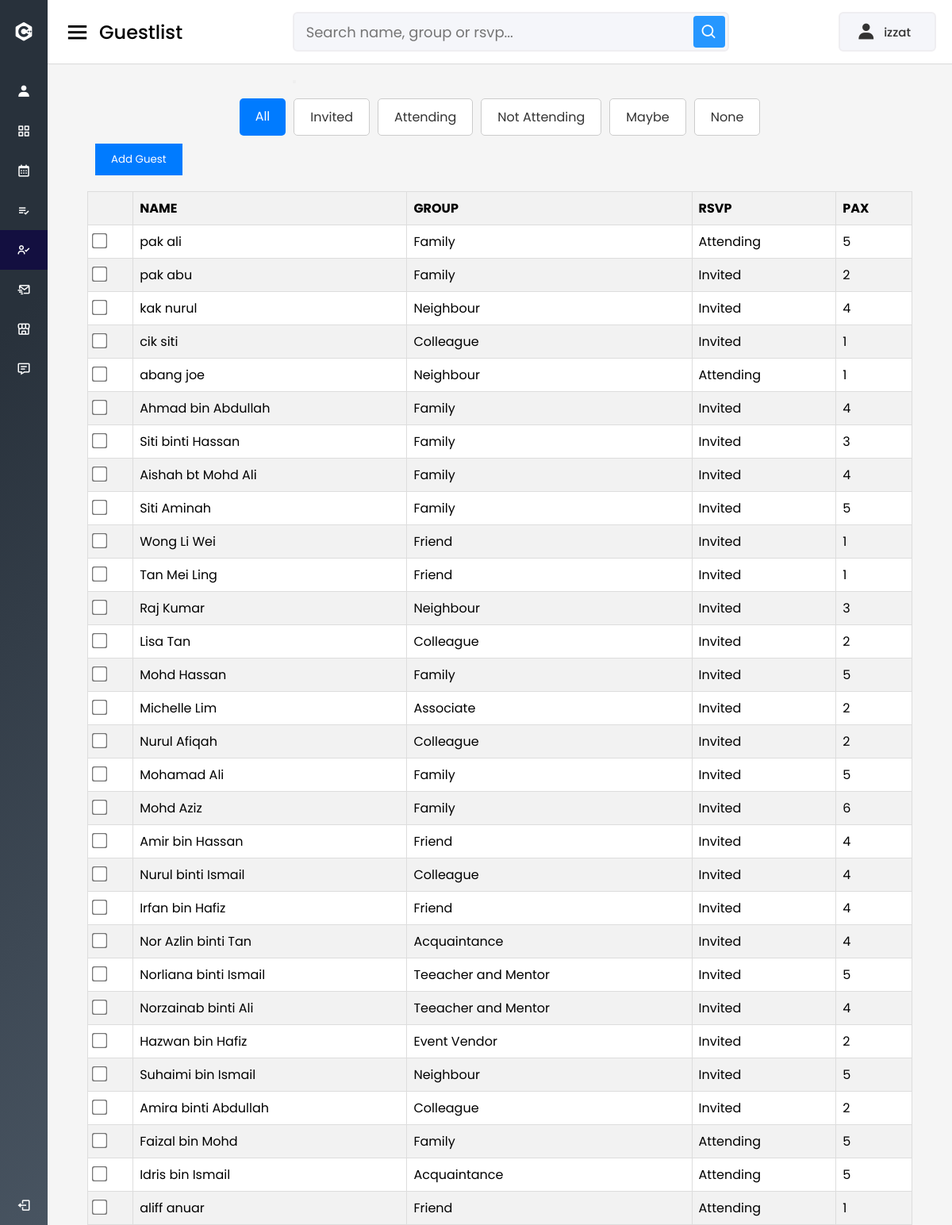
/user/guestlist.php (signed in), run on the app's committed database.
### tables this page shows
CREATE TABLE `guest` (
  `guest_id` int(11) NOT NULL,
  `guest_name` varchar(50) NOT NULL,
  `guest_phone` varchar(50) NOT NULL,
  `guest_email` varchar(50) NOT NULL,
  `guest_address` varchar(100) NOT NULL,
  `guest_group` varchar(50) NOT NULL,
  `guest_status` varchar(50) NOT NULL,
  `guest_pax` int(50) NOT NULL,
  `notes` varchar(255) NOT NULL,
  `username` varchar(50) NOT NULL
);

### user/guestlist.php (the view, shortened to what this page needs)
<?php
include('../connection/dbconn.php');
$username = $_SESSION['username'];
$filter = isset($_GET['filter']) ? $_GET['filter'] : 'all';
$filterConditions = [
  'all' => "",
  'invited' => "AND guest_status = 'Invited'",
  'attending' => "AND guest_status = 'Attending'",
  'not_attending' => "AND guest_status = 'Not Attending'",
  'maybe' => "AND guest_status = 'Maybe'",
  'none' => "AND guest_status = 'None'",
];
$query = "SELECT * FROM guest WHERE username = '$username' " . $filterConditions[$filter];
$result = mysqli_query($dbconn, $query);
?>
<!DOCTYPE html>
<html lang="en" dir="ltr">
<head>
  <link rel="stylesheet" href="style3.css">
  <link href='https://unpkg.com/boxicons@2.0.7/css/boxicons.min.css' rel='stylesheet'>
</head>
<body>
  <div class="sidebar">
    <div class="logo-details">
      <i class='bx bxl-c-plus-plus'></i>
      <span class="logo_name">Wed Gala</span>
    </div>
    <ul class="nav-links">
      <li>
        <a href="userprofile.php">
          <i class='bx bxs-user' ></i>
          <span class="links_name"><?php echo $_SESSION['username']; ?></span>
        </a>
      </li>
      <li>
        <a href="user.php">
          <i class='bx bx-grid-alt' ></i>
          <span class="links_name">Dashboard</span>
        </a>
      </li>
      <li>
        <a href="itinerary.php">
          <i class='bx bx-calendar' ></i>
          <span class="links_name">Itinerary</span>
        </a>
      </li>
      <li>
        <a href="checklist.php?status=all">
          <i class='bx bx-list-check' class="active"></i>
          <span class="links_name">Checklist</span>
        </a>
      </li>
      <li>
        <a href="guestlist.php" class="active">
          <i class='bx bx-user-check' ></i>
          <span class="links_name">Guestlist</span>
        </a>
      </li>
      <li>
        <a href="invitation.php">
          <i class='bx bx-mail-send' ></i>
          <span class="links_name">Digital Invite</span>
        </a>
      </li>
      <li>
        <a href="vendor.php">
          <i class='bx bx-store-alt' ></i>
          <span class="links_name">Vendor</span>
        </a>
      </li>
      <li>
        <a href="feedback.php" >
          <i class='bx bx-message-detail' ></i>
          <span class="links_name">Feedback</span>
        </a>
      </li>
      <li class="log_out">
        <a href="../registration/logout.php">
          <i class='bx bx-log-out'></i>
          <span class="links_name">Log out</span>
        </a>
      </li>
    </ul>
  </div>
  <section class="home-section">
    <nav>
      <div class="sidebar-button">
        <i class='bx bx-menu sidebarBtn'></i>
        <span class="dashboard">Guestlist</span>
      </div>
      <div class="search-box">
        <input type="text" placeholder="Search name, group or rsvp..." id="guest-search">
        <button onclick="searchGuests()"><i class='bx bx-search'></i></button>
      </div>
      <div class="profile-details">
        <i class='bx bxs-user'></i>
        <span class="admin_name">
          <?php echo $_SESSION['username']; ?>
        </span>
      </div>
    </nav>
    <section class="guestlist-section">
      <div class="filter-menu">
        <a href="guestlist.php?filter=all" <?php if ($filter === 'all') echo 'class="active"'; ?>>All</a>
        <a href="guestlist.php?filter=invited" <?php if ($filter === 'invited') echo 'class="active"'; ?>>Invited</a>
        <a href="guestlist.php?filter=attending" <?php if ($filter === 'attending') echo 'class="active"'; ?>>Attending</a>
        <a href="guestlist.php?filter=not_attending" <?php if ($filter === 'not_attending') echo 'class="active"'; ?>>Not Attending</a>
        <a href="guestlist.php?filter=maybe" <?php if ($filter === 'maybe') echo 'class="active"'; ?>>Maybe</a>
        <a href="guestlist.php?filter=none" <?php if ($filter === 'none') echo 'class="active"'; ?>>None</a>
      </div>
      <button class="btn4" id="addGuestButton">Add Guest</button>
      <form id="guest-form" action="db_update_delete_guest.php" method="post">
        <table class="guest-table" onclick="openEditModal()">
          <thead>
            <tr>
              <th></th>
              <th>NAME</th>
              <th>GROUP</th>
              <th>RSVP</th>
              <th>PAX</th>
            </tr>
          </thead>
          <tbody>
            <?php
            if (mysqli_num_rows($result) > 0) {
              while ($row = mysqli_fetch_assoc($result)) {
                $guestId = $row['guest_id'];
                $guestname = $row['guest_name'];
                $guestphone = $row['guest_phone'];
                $guestemail = $row['guest_email'];
                $guestaddress = $row['guest_address'];
                $guestgroup = $row['guest_group'];
                $gueststatus = $row['guest_status'];
                $guestpax = $row['guest_pax'];
                $guestnotes = $row['notes'];
                ?>
                <tr data-guest-id="<?php echo $guestId; ?>"
                  data-guest-name="<?php echo $guestname; ?>"
                  data-guest-phone="<?php echo $guestphone; ?>"
                  data-guest-email="<?php echo $guestemail; ?>"
                  data-guest-address="<?php echo $guestaddress; ?>"
                  data-guest-group="<?php echo $guestgroup; ?>"
                  data-guest-status="<?php echo $gueststatus; ?>"
                  data-guest-pax="<?php echo $guestpax; ?>"
                  data-guest-notes="<?php echo $guestnotes; ?>">
                  <td><input type='checkbox' class='guest-checkbox' name='guest_checkbox[]' value="<?php echo $guestId; ?>"></td>
                  <td><?php echo $guestname; ?></td>
                  <td><?php echo $guestgroup; ?></td>
                  <td><?php echo $gueststatus; ?></td>
                  <td><?php echo $guestpax; ?></td>
                </tr>
                <?php
              }
            } else {
              echo "<tr><td colspan='5'>No guest found.</td></tr>";
            }
            ?>
          </tbody>
        </table>
      </form>
    </section>
  </section>
</body>
</html>

### user/style3.css (style rules this page uses)
:root { --pink:#EE0548; --black:#130f40; }
* { margin: 0; padding: 0; box-sizing: border-box; font-family: 'Poppins', sans-serif; }
.sidebar { position: fixed; height: 100%; width: 240px; transition: all 0.5s ease; background-color: #485461; background-image: linear-gradient(315deg, #485461 0%, #28313b 74%); }
.sidebar .logo-details { height: 80px; display: flex; align-items: center; }
.sidebar .logo-details i { font-size: 28px; font-weight: 500; color: #fff; min-width: 60px; text-align: center }
.sidebar .logo-details .logo_name { color: #fff; font-size: 24px; font-weight: 500; }
.sidebar .nav-links { margin-top: 10px; }
.sidebar .nav-links li { position: relative; list-style: none; height: 50px; }
.sidebar .nav-links li a { height: 100%; width: 100%; display: flex; align-items: center; text-decoration: none; transition: all 0.4s ease; }
.sidebar .nav-links li a.active { background: var(--black); }
.sidebar .nav-links li i { min-width: 60px; text-align: center; font-size: 18px; color: #fff; }
.sidebar .nav-links li a .links_name { color: #fff; font-size: 15px; font-weight: 400; white-space: nowrap; }
.sidebar .nav-links .log_out { position: absolute; bottom: 0; width: 100%; }
.home-section { position: relative; background: #f5f5f5; min-height: 100vh; width: calc(100% - 240px); left: 240px; transition: all 0.5s ease; }
.home-section nav { display: flex; justify-content: space-between; height: 80px; background: #fff; display: flex; align-items: center; position: fixed; width: calc(100% - 240px); left: 240px; z-index: 100; padding: 0 20px; box-shadow: 0 1px 1px rgba(0, 0, 0, 0.1); transition: all 0.5s ease; }
.home-section nav .sidebar-button { display: flex; align-items: center; font-size: 24px; font-weight: 500; }
nav .sidebar-button i { font-size: 35px; margin-right: 10px; }
.home-section nav .search-box { position: relative; height: 50px; max-width: 550px; width: 100%; margin: 0 20px; }
nav .search-box input { height: 100%; width: 100%; outline: none; background: #F5F6FA; border: 2px solid #EFEEF1; border-radius: 6px; font-size: 18px; padding: 0 15px; }
nav .search-box .bx-search { position: absolute; height: 40px; width: 40px; background: #2697FF; right: 5px; top: 50%; transform: translateY(-50%); border-radius: 4px; line-height: 40px; text-align: center; color: #fff; font-size: 22px; transition: all 0.4 ease; }
.home-section nav .profile-details { display: flex; align-items: center; background: #F5F6FA; border: 2px solid #EFEEF1; border-radius: 6px; height: 50px; padding: 0 20px 0 20px; }
nav .profile-details .admin_name { font-size: 15px; font-weight: 500; color: #333; margin: 0 10px; white-space: nowrap; }
nav .profile-details i { font-size: 25px; color: #333; }
@media (max-width: 1240px) { .sidebar { width: 60px; } }
@media (max-width: 1240px) { .home-section { width: calc(100% - 60px); left: 60px; } }
@media (max-width: 1240px) { .home-section nav { width: calc(100% - 60px); left: 60px; } }
input[type=text] { width: 100%; margin-bottom: 20px; padding: 12px; border: 1px solid #ccc; border-radius: 3px; }
a { color: #2196F3; }
table { width: 100%; border-collapse: collapse; }
th, td { padding: 12px; text-align: left; cursor: pointer; }
th { background-color: #f2f2f2; font-weight: bold; }
.filter-menu { display: flex; justify-content: center; margin-top: 20px; }
.filter-menu a { text-decoration: none; color: #333; padding: 10px 20px; margin: 0 5px; border: 1px solid #ccc; border-radius: 5px; transition: background-color 0.3s, color 0.3s, border 0.3s; background-color: white; }
.filter-menu a.active { background-color: #007bff; color: #fff; border: none; }
.guestlist-section { display: block; position: relative; padding-top: 104px; margin-left: 50px; margin-right: 50px; }
.guest-table { width: 100%; border-collapse: collapse; margin-top: 20px; background-color: #fff; }
.guest-table th, .guest-table td { border: 1px solid #ddd; padding: 8px; text-align: left; }
.guest-table th { background-color: #f2f2f2; }
.guest-table tbody tr:nth-child(even) { background-color: #f2f2f2; }
.guest-table input[type="checkbox"] { transform: scale(1.5); }
.btn4 { margin-left: 10px; padding: 10px 20px; background-color: #007BFF; color: #fff; border: none; cursor: pointer; margin-top: 10px; }

### data on the page
guest: guest_name "pak ali", guest_group "Family", guest_status "Attending", guest_pax "5"
guest: guest_name "pak abu", guest_group "Family", guest_status "Invited", guest_pax "2"
guest: guest_name "kak nurul", guest_group "Neighbour", guest_status "Invited", guest_pax "4"
guest: guest_name "cik siti", guest_group "Colleague", guest_status "Invited", guest_pax "1"
guest: guest_name "abang joe", guest_group "Neighbour", guest_status "Attending", guest_pax "1"
guest: guest_name "Ahmad bin Abdullah", guest_group "Family", guest_status "Invited", guest_pax "4"
guest: guest_name "Siti binti Hassan", guest_group "Family", guest_status "Invited", guest_pax "3"
guest: guest_name "Aishah bt Mohd Ali", guest_group "Family", guest_status "Invited", guest_pax "4"
guest: guest_name "Siti Aminah", guest_group "Family", guest_status "Invited", guest_pax "5"
guest: guest_name "Wong Li Wei", guest_group "Friend", guest_status "Invited", guest_pax "1"
guest: guest_name "Tan Mei Ling", guest_group "Friend", guest_status "Invited", guest_pax "1"
guest: guest_name "Raj Kumar", guest_group "Neighbour", guest_status "Invited", guest_pax "3"
guest: guest_name "Lisa Tan", guest_group "Colleague", guest_status "Invited", guest_pax "2"
guest: guest_name "Mohd Hassan", guest_group "Family", guest_status "Invited", guest_pax "5"
guest: guest_name "Michelle Lim", guest_group "Associate", guest_status "Invited", guest_pax "2"
guest: guest_name "Nurul Afiqah", guest_group "Colleague", guest_status "Invited", guest_pax "2"
guest: guest_name "Mohamad Ali", guest_group "Family", guest_status "Invited", guest_pax "5"
guest: guest_name "Mohd Aziz", guest_group "Family", guest_status "Invited", guest_pax "6"
guest: guest_name "Amir bin Hassan", guest_group "Friend", guest_status "Invited", guest_pax "4"
guest: guest_name "Nurul binti Ismail", guest_group "Colleague", guest_status "Invited", guest_pax "4"
guest: guest_name "Irfan bin Hafiz", guest_group "Friend", guest_status "Invited", guest_pax "4"
guest: guest_name "Nor Azlin binti Tan", guest_group "Acquaintance", guest_status "Invited", guest_pax "4"
guest: guest_name "Norliana binti Ismail", guest_group "Teeacher and Mentor", guest_status "Invited", guest_pax "5"
guest: guest_name "Norzainab binti Ali", guest_group "Teeacher and Mentor", guest_status "Invited", guest_pax "4"
guest: guest_name "Hazwan bin Hafiz", guest_group "Event Vendor", guest_status "Invited", guest_pax "2"
guest: guest_name "Suhaimi bin Ismail", guest_group "Neighbour", guest_status "Invited", guest_pax "5"
guest: guest_name "Amira binti Abdullah", guest_group "Colleague", guest_status "Invited", guest_pax "2"
guest: guest_name "Faizal bin Mohd", guest_group "Family", guest_status "Attending", guest_pax "5"
guest: guest_name "Idris bin Ismail", guest_group "Acquaintance", guest_status "Attending", guest_pax "5"
guest: guest_name "aliff anuar", guest_group "Friend", guest_status "Attending", guest_pax "1"

### other printed values
$_SESSION['username'] "izzat"
